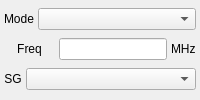
  <widget class="QDockWidget" name="m_dockRF">
   <property name="minimumSize">
    <size>
     <width>158</width>
     <height>80</height>
    </size>
   </property>
   <property name="features">
    <set>QDockWidget::DockWidgetMovable</set>
   </property>
   <property name="windowTitle">
    <string>Digital RF</string>
   </property>
   <attribute name="dockWidgetArea">
    <number>8</number>
   </attribute>
   <widget class="QWidget" name="dockWidgetContents_4">
    <layout class="QVBoxLayout" name="verticalLayout">
     <property name="spacing">
      <number>4</number>
     </property>
     <property name="margin">
      <number>4</number>
     </property>
     <item>
      <layout class="QHBoxLayout" name="_7">
       <property name="spacing">
        <number>4</number>
       </property>
       <item>
        <widget class="QLabel" name="textLabel1_2_5_5">
         <property name="sizePolicy">
          <sizepolicy hsizetype="Fixed" vsizetype="Fixed">
           <horstretch>0</horstretch>
           <verstretch>0</verstretch>
          </sizepolicy>
         </property>
         <property name="text">
          <string>Mode</string>
         </property>
         <property name="alignment">
          <set>Qt::AlignCenter</set>
         </property>
         <property name="wordWrap">
          <bool>false</bool>
         </property>
        </widget>
       </item>
       <item>
        <widget class="QComboBox" name="m_cmbRFMode">
         <property name="sizePolicy">
          <sizepolicy hsizetype="Preferred" vsizetype="Fixed">
           <horstretch>0</horstretch>
           <verstretch>0</verstretch>
          </sizepolicy>
         </property>
        </widget>
       </item>
      </layout>
     </item>
     <item>
      <layout class="QHBoxLayout" name="_6">
       <property name="spacing">
        <number>4</number>
       </property>
       <item>
        <widget class="QLabel" name="textLabel1_2_5_3_4">
         <property name="sizePolicy">
          <sizepolicy hsizetype="Preferred" vsizetype="Fixed">
           <horstretch>0</horstretch>
           <verstretch>0</verstretch>
          </sizepolicy>
         </property>
         <property name="text">
          <string>Freq</string>
         </property>
         <property name="alignment">
          <set>Qt::AlignCenter</set>
         </property>
         <property name="wordWrap">
          <bool>false</bool>
         </property>
        </widget>
       </item>
       <item>
        <widget class="QLineEdit" name="m_edRFFreq">
         <property name="sizePolicy">
          <sizepolicy hsizetype="Preferred" vsizetype="Fixed">
           <horstretch>0</horstretch>
           <verstretch>0</verstretch>
          </sizepolicy>
         </property>
         <property name="minimumSize">
          <size>
           <width>69</width>
           <height>0</height>
          </size>
         </property>
        </widget>
       </item>
       <item>
        <widget class="QLabel" name="textLabel1_2_2_4_3_3">
         <property name="sizePolicy">
          <sizepolicy hsizetype="Fixed" vsizetype="Fixed">
           <horstretch>0</horstretch>
           <verstretch>0</verstretch>
          </sizepolicy>
         </property>
         <property name="text">
          <string>MHz</string>
         </property>
         <property name="wordWrap">
          <bool>false</bool>
         </property>
        </widget>
       </item>
      </layout>
     </item>
     <item>
      <layout class="QHBoxLayout" name="_8">
       <property name="spacing">
        <number>4</number>
       </property>
       <item>
        <widget class="QLabel" name="textLabel1_2_5_6">
         <property name="sizePolicy">
          <sizepolicy hsizetype="Fixed" vsizetype="Fixed">
           <horstretch>0</horstretch>
           <verstretch>0</verstretch>
          </sizepolicy>
         </property>
         <property name="text">
          <string>SG</string>
         </property>
         <property name="alignment">
          <set>Qt::AlignCenter</set>
         </property>
         <property name="wordWrap">
          <bool>false</bool>
         </property>
        </widget>
       </item>
       <item>
        <widget class="QComboBox" name="m_cmbRFSG">
         <property name="sizePolicy">
          <sizepolicy hsizetype="Preferred" vsizetype="Fixed">
           <horstretch>0</horstretch>
           <verstretch>0</verstretch>
          </sizepolicy>
         </property>
        </widget>
       </item>
      </layout>
     </item>
    </layout>
   </widget>
  </widget>
